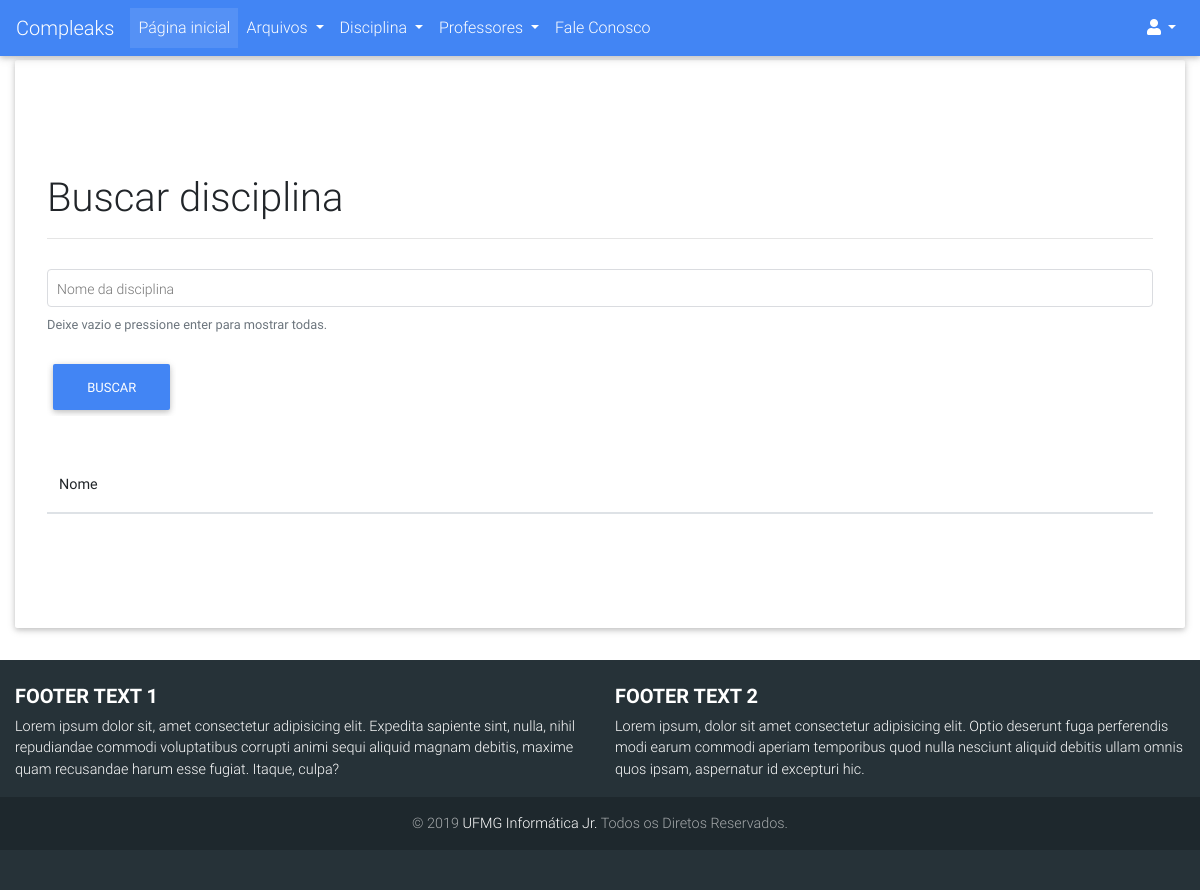
/disciplinas/listar, run on an earlier commit of the app's database.
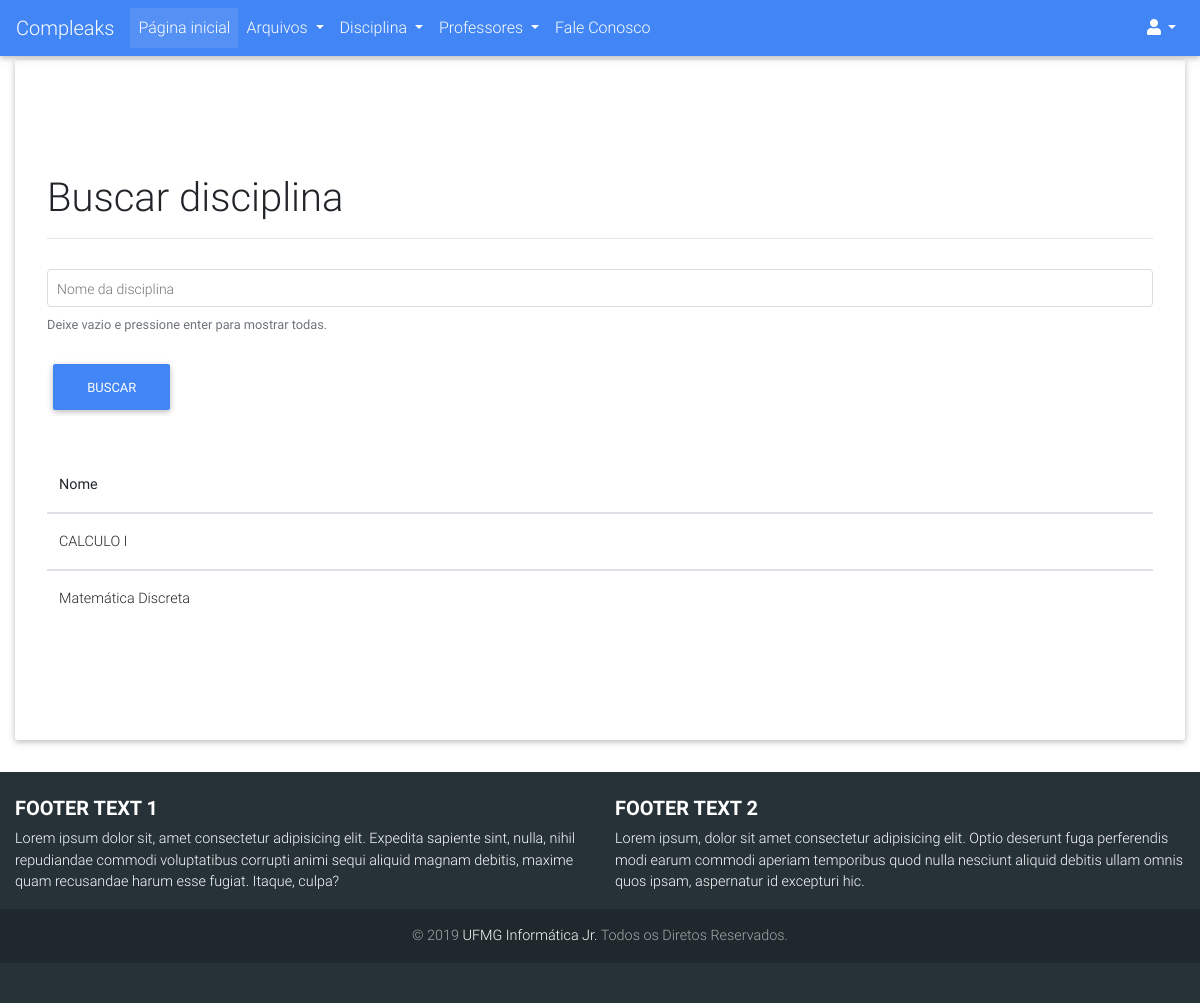
And on a later commit of the database.
### compleaks/disciplinas/models.py (models this page shows, shortened)
class Disciplina(db.Model):
	__tablename__ = 'disciplinas'
	id = db.Column(db.Integer, primary_key=True)
	nome = db.Column(db.String, unique=True)
	data_criacao = db.Column(db.DateTime, default=datetime.now())
	ativado = db.Column(db.Boolean)
	data_deletado = db.Column(db.DateTime, nullable=True)
	id_deletor = db.Column(db.Integer, nullable=True)
	id_criador = db.Column(db.Integer, nullable=True)
	motivo_delete = db.Column(db.String(120), nullable=True)
	arquivos = db.relationship('Arquivo', backref='disciplina', lazy=True)
	comentarios = db.relationship('ComentarioDisc', backref='disciplina', lazy=True)

### compleaks/disciplinas/views.py (the view)
@disciplinas.route('/listar', methods=['POST', 'GET'])
def listar():
	form_excluir = ExcluirDisciplinaForm()
	form_editar = EditarDisciplinaForm()
	form_buscar = BuscarDisciplinaForm()
	form_login = LoginForm()
	disciplinadb = Disciplina.query.order_by(Disciplina.nome.asc())
	return render_template('listar_disciplina.html',disciplinadb=disciplinadb, form_login=form_login,
							form_buscar=form_buscar, form_editar=form_editar, form_excluir=form_excluir)

### compleaks/disciplinas/forms.py
class ExcluirDisciplinaForm(FlaskForm):
    motivo = StringField("Motivo da exclusão por favor:")
    submit = SubmitField("Excluir")

class EditarDisciplinaForm(FlaskForm):
    novo_nome = StringField("Novo nome:", validators=[DataRequired()])
    submit = SubmitField("Editar")

### compleaks/disciplinas/templates/disciplinas/listar_disciplina.html (shortened to what the changed rows need)
{% extends "base.html" %}
{% block content %}
  {% if current_user.is_admin %}
    <div>
        <form class="form-group" action="{{ url_for('disciplinas.buscar') }}" method="POST">
            <div class="page-header" style="margin-bottom: 30px;">
                <h1>Buscar disciplina</h1>
                <hr/>
            </div>
            {{ form_buscar.hidden_tag() }}
            <div class="md-form md-outline">
                {{form_buscar.nome(id="inputIconEx1", class="form-control")}}
                <label for="inputIconEx1">Nome da disciplina</label>
                <small id="emailHelp2" class="form-text text-muted">Deixe vazio e pressione enter para mostrar todas.</small>
            </div>
            {{ form_buscar.submit(class="btn btn-primary") }}
        </form>
    </div>
    <br>
    {% if busca %}
        {% if existe_disciplina %}
        {% else %}
            <h2>Sem resultados para busca</h2>
            <br>
        {% endif %}
    {% endif %}
    <table class="table" >
        <h2>Disciplinas</h2>
        <thead>
            <tr>
              <th>ID</th>
              <th>Nome</th>
              <th>Ação</th>
            </tr>
        </thead>
        {% for disciplina in disciplinadb %}
            <tbody>
                <tr>
                    {% if not disciplina.ativado %}
                        <article color="red">
                            <td>{{ disciplina.id }}</td>
                            <td>{{ disciplina.nome }}</td>
                            <td><button type="button" class="btn btn-danger" data-toggle="modal"  data-target="#redefinir{{disciplina.id}}" >Redefinir</button></td>
                        </article>
                    {% else %}
                        <td>{{ disciplina.id }}</td>
                        <td>{{ disciplina.nome }}</td>
                        <td>
                            <a data-dismiss="modal" data-toggle="modal" data-target="#editar{{disciplina.id}}"><img class="img-responsive delete" data-toggle="tooltip" data-placement="top" title="Editar" src="{{url_for('static', filename='images/icones/padrao/editar.svg')}}" alt="Editar"/></a>
                            <a data-dismiss="modal" data-toggle="modal" data-target="#excluir{{disciplina.id}}"><img class="img-responsive delete icone" data-toggle="tooltip" data-placement="top" title="Excluir" src="{{url_for('static', filename='images/icones/padrao/delete_arquivo.svg')}}" alt="Excluir"/></a>
                        </td>
                    {% endif %}
                </tr>
            </tbody>
            <div class="modal fade" tabindex="-1" role="dialog" id="redefinir{{disciplina.id}}">
                <div class="modal-dialog" role="document">
                    <div class="modal-content">
                        <div class="modal-header">
                            <h5 class="modal-title">Redefinir disciplina?</h5>
                            <button type="button" class="close" data-dismiss="modal" aria-label="Close">
                            <span aria-hidden="true">&times;</span>
                            </button>
                        </div>
                        <div class="modal-body">
                            <p>Você tem certeza que deseja redefinir essa disciplina?</p>
                            <br/>
                            <h6 class="modal-title">Dados de Cadastro</h6>
                            <p>  Nome: {{ disciplina.nome }} </p>
                            <br/>
                            <h6 class="modal-title">Dados de Exclusão</h6>
                            <p> Id do usuário que excluiu: {{ disciplina.id_deletor }} </p>
                            {% if disciplina.motivo_delete %}
                                <p> Motivo da Exclusão: {{ disciplina.motivo_delete }} </p>
                            {% else %}
                                <p> Nenhum motivo de Exclusão Cadastrado </p>
                            {% endif %}
                            <br/>
                        </div>
                        <div class="modal-footer">
                            <button type="button" class="btn btn-secondary" data-dismiss="modal">Cancel</button>
                            <form id="id_form" action="{{ url_for('disciplinas.redefinir', disc_id=disciplina.id) }} " method="POST">
                                <input type="submit" value="Redefinir" for="#id_form">
                            </form>
                        </div>
                    </div>
                </div>
            </div>
            <div class="modal fade" tabindex="-1" role="dialog" id="editar{{disciplina.id}}">
                <div class="modal-dialog" role="document">
                    <div class="modal-content">
                        <div class="modal-header">
                            <h5 class="modal-title">Editar disciplina?</h5>
                            <button type="button" class="close" data-dismiss="modal" aria-label="Close">
                            <span aria-hidden="true">&times;</span>
                            </button>
                        </div>
                        <form action="{{ url_for('disciplinas.editar', disc_id=disciplina.id) }}" method="POST">
                            <div class="modal-body">
                                <p>Você tem certeza que deseja editar essa disciplina?</p>
                                <h6 class="modal-title">Dados de Cadastro</h6>
                                <p>Nome: {{ disciplina.nome }} </p>
                                <br>
                                {{ form_editar.hidden_tag() }}
                                {{form_editar.novo_nome.label}}
                                {{form_editar.novo_nome(class="form-control", value=disciplina.nome )}}
                              </div>
                            <div class="modal-footer">
                                <button type="button" class="btn btn-secondary" data-dismiss="modal">Cancelar</button>
                                {{ form_editar.submit()}}
                            </div>
                        </form>
                    </div>
                </div>
            </div>
            <div class="modal fade" tabindex="-1" role="dialog" id="excluir{{disciplina.id}}">
                <div class="modal-dialog" role="document">
                    <div class="modal-content">
                        <div class="modal-header">
                            <h5 class="modal-title">Excluir disciplina?</h5>
                            <button type="button" class="close" data-dismiss="modal" aria-label="Close">
                            <span aria-hidden="true">&times;</span>
                            </button>
                        </div>
                        <form action="{{ url_for('disciplinas.excluir', disc_id=disciplina.id) }}" method="POST">
                            <div class="modal-body">
                                <p>Você tem certeza que deseja excluir essa disciplina?</p>
                                <h6 class="modal-title">Dados de Cadastro</h6>
                                <p>  Nome: {{ disciplina.nome }} </p>
                                <br>
                                <h6 class="modal-title">Motivo da exclusão</h6>
                                {{ form_excluir.hidden_tag() }}
                                {{ form_excluir.motivo.label}}
                                {{ form_excluir.motivo(class="form-control", placeholder="Digite o motivo aqui") }}
                            </div>
                            <div class="modal-footer">
                                <button type="button" class="btn btn-secondary" data-dismiss="modal">Cancelar</button>
                                {{ form_excluir.submit() }}
                            </div>
                        </form>
                    </div>
                </div>
            </div>
        {% endfor %}
    </table>
    {% else %}
    <div>
        <form class="form-group" action="{{ url_for('disciplinas.buscar') }}" method="POST">
            <div class="page-header" style="margin-bottom: 30px;">
                <h1>Buscar disciplina</h1>
            </div>
        </form>
    </div>
    <br>
    <table class="table" >
        <thead>
            <tr>
                <th>Nome</th>
            </tr>
        </thead>
        {% for disciplina in disciplinadb %}
            {% if disciplina.ativado %}
                <tbody>
                    <tr>
                        <td>{{ disciplina.nome }}</td>
                    </tr>
                </tbody>
            {% endif %}
        {% endfor %}
    </table>
  {% endif %}
{% endblock %}

What changed in the data, as far as the page shows it:
added Disciplina: nome "CALCULO I"
added Disciplina: nome "Matemática Discreta"
